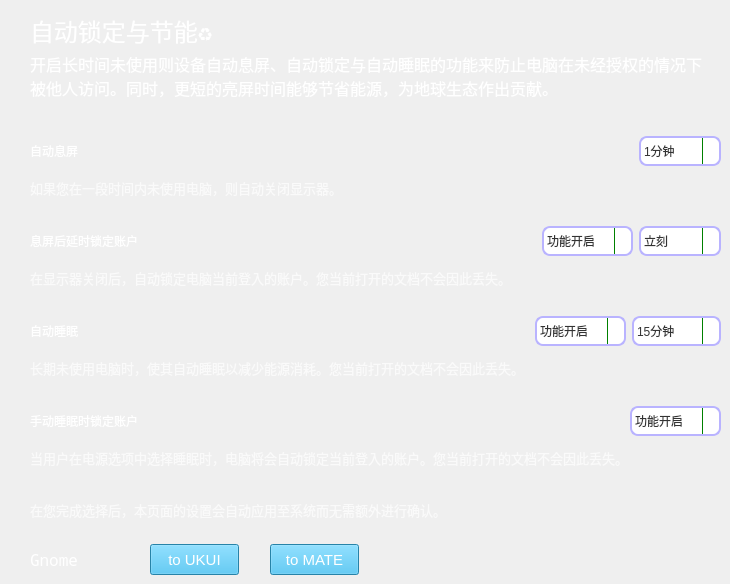
      <widget class="QWidget" name="util_greenify_stack_gnome">
       <widget class="QLabel" name="util_greenify_stack_gnome_prompt_header">
        <property name="geometry">
         <rect>
          <x>30</x>
          <y>10</y>
          <width>411</width>
          <height>41</height>
         </rect>
        </property>
        <property name="font">
         <font>
          <family>Noto Mono</family>
          <pointsize>18</pointsize>
          <weight>50</weight>
          <italic>false</italic>
          <bold>false</bold>
         </font>
        </property>
        <property name="styleSheet">
         <string notr="true">font: 18pt &quot;Noto Mono&quot;;
color: rgb(255, 255, 255);</string>
        </property>
        <property name="text">
         <string>自动锁定与节能♻️</string>
        </property>
       </widget>
       <widget class="QLabel" name="util_greenify_stack_gnome_prompt_subheader">
        <property name="geometry">
         <rect>
          <x>30</x>
          <y>50</y>
          <width>681</width>
          <height>51</height>
         </rect>
        </property>
        <property name="font">
         <font>
          <family>Noto Mono</family>
          <pointsize>12</pointsize>
          <weight>50</weight>
          <italic>false</italic>
          <bold>false</bold>
         </font>
        </property>
        <property name="styleSheet">
         <string notr="true">font: 12pt &quot;Noto Mono&quot;;
color: rgb(255, 255, 255);</string>
        </property>
        <property name="text">
         <string>开启长时间未使用则设备自动息屏、自动锁定与自动睡眠的功能来防止电脑在未经授权的情况下被他人访问。同时，更短的亮屏时间能够节省能源，为地球生态作出贡献。</string>
        </property>
        <property name="wordWrap">
         <bool>true</bool>
        </property>
       </widget>
       <widget class="QLabel" name="util_greenify_stack_gnome_prompt_temp">
        <property name="geometry">
         <rect>
          <x>30</x>
          <y>550</y>
          <width>101</width>
          <height>20</height>
         </rect>
        </property>
        <property name="font">
         <font>
          <family>Noto Mono</family>
          <pointsize>12</pointsize>
          <weight>50</weight>
          <italic>false</italic>
          <bold>false</bold>
         </font>
        </property>
        <property name="styleSheet">
         <string notr="true">font: 12pt &quot;Noto Mono&quot;;
color: rgb(255, 255, 255);</string>
        </property>
        <property name="text">
         <string>Gnome</string>
        </property>
        <property name="wordWrap">
         <bool>true</bool>
        </property>
       </widget>
       <widget class="QWidget" name="layoutWidget_2">
        <property name="geometry">
         <rect>
          <x>30</x>
          <y>220</y>
          <width>691</width>
          <height>70</height>
         </rect>
        </property>
        <layout class="QVBoxLayout" name="gnome_lock_afterblank_layout_with_tip" stretch="6,1">
         <item>
          <layout class="QHBoxLayout" name="gnome_lock_afterblank_layout">
           <item>
            <widget class="QLabel" name="gnome_lock_afterblank_prompt">
             <property name="minimumSize">
              <size>
               <width>0</width>
               <height>40</height>
              </size>
             </property>
             <property name="styleSheet">
              <string notr="true">font: 14pt &quot;Noto Mono&quot;;
color: rgb(255, 255, 255);</string>
             </property>
             <property name="text">
              <string>息屏后延时锁定账户</string>
             </property>
            </widget>
           </item>
           <item>
            <spacer name="gnome_lock_afterblank_pacer">
             <property name="orientation">
              <enum>Qt::Horizontal</enum>
             </property>
             <property name="sizeHint" stdset="0">
              <size>
               <width>40</width>
               <height>20</height>
              </size>
             </property>
            </spacer>
           </item>
           <item>
            <widget class="QComboBox" name="gnome_lock_afterblank_combo_enable">
             <property name="sizePolicy">
              <sizepolicy hsizetype="Preferred" vsizetype="Fixed">
               <horstretch>0</horstretch>
               <verstretch>0</verstretch>
              </sizepolicy>
             </property>
             <property name="minimumSize">
              <size>
               <width>0</width>
               <height>30</height>
              </size>
             </property>
             <property name="maximumSize">
              <size>
               <width>105</width>
               <height>16777215</height>
              </size>
             </property>
             <property name="styleSheet">
              <string notr="true">QComboBox {
    border: 2px solid rgb(185, 179, 255);
    border-radius: 8px;
    padding: 1px 18px 1px 3px;
		color: rgb(51, 51, 51);
}

QComboBox:editable {
    background: rgb(240, 250, 254);
}

QComboBox:!editable, QComboBox::drop-down:editable {
		background: white;
}

/* QComboBox gets the &quot;on&quot; state when the popup is open */
QComboBox:!editable:on, QComboBox::drop-down:editable:on {
    background: white;
		color: rgb(147, 123, 171);
		font-weight: bold;
		/* color: rgb(255, 255, 255); */
}

QComboBox:!enabled {
    background: white;
}

QComboBox:on { /* shift the text when the popup opens */
    padding-top: 3px;
    padding-left: 4px;
}

QComboBox::drop-down {
    subcontrol-origin: padding;
    subcontrol-position: top right;
    width: 16px;

    border-left-width: 1px;
    border-left-color: green;
    border-left-style: solid; /* just a single line */
    border-top-right-radius: 6px; /* same radius as the QComboBox */
    border-bottom-right-radius: 3px;
}

QComboBox::down-arrow:on { /* shift the arrow when popup is open */
    top: 1px;
    left: 1px;
}</string>
             </property>
             <item>
              <property name="text">
               <string>功能开启</string>
              </property>
             </item>
             <item>
              <property name="text">
               <string>功能禁用</string>
              </property>
             </item>
            </widget>
           </item>
           <item>
            <widget class="QComboBox" name="gnome_lock_afterblank_combo_setting">
             <property name="sizePolicy">
              <sizepolicy hsizetype="Preferred" vsizetype="Fixed">
               <horstretch>0</horstretch>
               <verstretch>0</verstretch>
              </sizepolicy>
             </property>
             <property name="minimumSize">
              <size>
               <width>0</width>
               <height>30</height>
              </size>
             </property>
             <property name="maximumSize">
              <size>
               <width>90</width>
               <height>16777215</height>
              </size>
             </property>
             <property name="styleSheet">
              <string notr="true">QComboBox {
    border: 2px solid rgb(185, 179, 255);
    border-radius: 8px;
    padding: 1px 18px 1px 3px;
		color: rgb(51, 51, 51);
}

QComboBox:editable {
    background: rgb(240, 250, 254);
}

QComboBox:!editable, QComboBox::drop-down:editable {
		background: white;
}

/* QComboBox gets the &quot;on&quot; state when the popup is open */
QComboBox:!editable:on, QComboBox::drop-down:editable:on {
    background: white;
		color: rgb(147, 123, 171);
		font-weight: bold;
		/* color: rgb(255, 255, 255); */
}

QComboBox:!enabled {
    background: white;
}

QComboBox:on { /* shift the text when the popup opens */
    padding-top: 3px;
    padding-left: 4px;
}

QComboBox::drop-down {
    subcontrol-origin: padding;
    subcontrol-position: top right;
    width: 16px;

    border-left-width: 1px;
    border-left-color: green;
    border-left-style: solid; /* just a single line */
    border-top-right-radius: 6px; /* same radius as the QComboBox */
    border-bottom-right-radius: 3px;
}

QComboBox::down-arrow:on { /* shift the arrow when popup is open */
    top: 1px;
    left: 1px;
}</string>
             </property>
             <item>
              <property name="text">
               <string>立刻</string>
              </property>
             </item>
             <item>
              <property name="text">
               <string>30秒</string>
              </property>
             </item>
             <item>
              <property name="text">
               <string>1分钟</string>
              </property>
             </item>
             <item>
              <property name="text">
               <string>2分钟</string>
              </property>
             </item>
             <item>
              <property name="text">
               <string>3分钟</string>
              </property>
             </item>
             <item>
              <property name="text">
               <string>5分钟</string>
              </property>
             </item>
             <item>
              <property name="text">
               <string>30分钟</string>
              </property>
             </item>
             <item>
              <property name="text">
               <string>1小时</string>
              </property>
             </item>
            </widget>
           </item>
          </layout>
         </item>
         <item>
          <widget class="QLabel" name="gnome_lock_afterblank_tip">
           <property name="maximumSize">
            <size>
             <width>16777215</width>
             <height>20</height>
            </size>
           </property>
           <property name="font">
            <font>
             <family>Noto Mono</family>
             <pointsize>10</pointsize>
             <weight>50</weight>
             <italic>false</italic>
             <bold>false</bold>
            </font>
           </property>
           <property name="styleSheet">
            <string notr="true">font: 10pt &quot;Noto Mono&quot;;
color: rgba(255, 255, 255, 180);</string>
           </property>
           <property name="text">
            <string>在显示器关闭后，自动锁定电脑当前登入的账户。您当前打开的文档不会因此丢失。</string>
           </property>
           <property name="wordWrap">
            <bool>true</bool>
           </property>
          </widget>
         </item>
        </layout>
       </widget>
       <widget class="QWidget" name="layoutWidget_3">
        <property name="geometry">
         <rect>
          <x>30</x>
          <y>310</y>
          <width>691</width>
          <height>70</height>
         </rect>
        </property>
        <layout class="QVBoxLayout" name="gnome_auto_suspend_layout_with_tip" stretch="6,1">
         <item>
          <layout class="QHBoxLayout" name="gnome_auto_suspend_layout">
           <item>
            <widget class="QLabel" name="gnome_auto_suspend_prompt">
             <property name="minimumSize">
              <size>
               <width>0</width>
               <height>40</height>
              </size>
             </property>
             <property name="styleSheet">
              <string notr="true">font: 14pt &quot;Noto Mono&quot;;
color: rgb(255, 255, 255);</string>
             </property>
             <property name="text">
              <string>自动睡眠</string>
             </property>
            </widget>
           </item>
           <item>
            <spacer name="gnome_auto_suspend_spacer">
             <property name="orientation">
              <enum>Qt::Horizontal</enum>
             </property>
             <property name="sizeHint" stdset="0">
              <size>
               <width>40</width>
               <height>20</height>
              </size>
             </property>
            </spacer>
           </item>
           <item>
            <widget class="QComboBox" name="gnome_auto_suspend_combo_enable">
             <property name="sizePolicy">
              <sizepolicy hsizetype="Preferred" vsizetype="Fixed">
               <horstretch>0</horstretch>
               <verstretch>0</verstretch>
              </sizepolicy>
             </property>
             <property name="minimumSize">
              <size>
               <width>0</width>
               <height>30</height>
              </size>
             </property>
             <property name="maximumSize">
              <size>
               <width>105</width>
               <height>16777215</height>
              </size>
             </property>
             <property name="styleSheet">
              <string notr="true">QComboBox {
    border: 2px solid rgb(185, 179, 255);
    border-radius: 8px;
    padding: 1px 18px 1px 3px;
		color: rgb(51, 51, 51);
}

QComboBox:editable {
    background: rgb(240, 250, 254);
}

QComboBox:!editable, QComboBox::drop-down:editable {
		background: white;
}

/* QComboBox gets the &quot;on&quot; state when the popup is open */
QComboBox:!editable:on, QComboBox::drop-down:editable:on {
    background: white;
		color: rgb(147, 123, 171);
		font-weight: bold;
		/* color: rgb(255, 255, 255); */
}

QComboBox:!enabled {
    background: white;
}

QComboBox:on { /* shift the text when the popup opens */
    padding-top: 3px;
    padding-left: 4px;
}

QComboBox::drop-down {
    subcontrol-origin: padding;
    subcontrol-position: top right;
    width: 16px;

    border-left-width: 1px;
    border-left-color: green;
    border-left-style: solid; /* just a single line */
    border-top-right-radius: 6px; /* same radius as the QComboBox */
    border-bottom-right-radius: 3px;
}

QComboBox::down-arrow:on { /* shift the arrow when popup is open */
    top: 1px;
    left: 1px;
}</string>
             </property>
             <item>
              <property name="text">
               <string>功能开启</string>
              </property>
             </item>
             <item>
              <property name="text">
               <string>功能禁用</string>
              </property>
             </item>
            </widget>
           </item>
           <item>
            <widget class="QComboBox" name="gnome_auto_suspend_combo_setting">
             <property name="sizePolicy">
              <sizepolicy hsizetype="Preferred" vsizetype="Fixed">
               <horstretch>0</horstretch>
               <verstretch>0</verstretch>
              </sizepolicy>
             </property>
             <property name="minimumSize">
              <size>
               <width>0</width>
               <height>30</height>
              </size>
             </property>
             <property name="maximumSize">
              <size>
               <width>90</width>
               <height>16777215</height>
              </size>
             </property>
             <property name="styleSheet">
              <string notr="true">QComboBox {
    border: 2px solid rgb(185, 179, 255);
    border-radius: 8px;
    padding: 1px 18px 1px 3px;
		color: rgb(51, 51, 51);
}

QComboBox:editable {
    background: rgb(240, 250, 254);
}

QComboBox:!editable, QComboBox::drop-down:editable {
		background: white;
}

/* QComboBox gets the &quot;on&quot; state when the popup is open */
QComboBox:!editable:on, QComboBox::drop-down:editable:on {
    background: white;
		color: rgb(147, 123, 171);
		font-weight: bold;
		/* color: rgb(255, 255, 255); */
}

QComboBox:!enabled {
    background: white;
}

QComboBox:on { /* shift the text when the popup opens */
    padding-top: 3px;
    padding-left: 4px;
}

QComboBox::drop-down {
    subcontrol-origin: padding;
    subcontrol-position: top right;
    width: 16px;

    border-left-width: 1px;
    border-left-color: green;
    border-left-style: solid; /* just a single line */
    border-top-right-radius: 6px; /* same radius as the QComboBox */
    border-bottom-right-radius: 3px;
}

QComboBox::down-arrow:on { /* shift the arrow when popup is open */
    top: 1px;
    left: 1px;
}</string>
             </property>
             <item>
              <property name="text">
               <string>15分钟</string>
              </property>
             </item>
             <item>
              <property name="text">
               <string>20分钟</string>
              </property>
             </item>
             <item>
              <property name="text">
               <string>25分钟</string>
              </property>
             </item>
             <item>
              <property name="text">
               <string>30分钟</string>
              </property>
             </item>
             <item>
              <property name="text">
               <string>45分钟</string>
              </property>
             </item>
             <item>
              <property name="text">
               <string>1小时</string>
              </property>
             </item>
             <item>
              <property name="text">
               <string>80分钟</string>
              </property>
             </item>
             <item>
              <property name="text">
               <string>90分钟</string>
              </property>
             </item>
             <item>
              <property name="text">
               <string>100分钟</string>
              </property>
             </item>
             <item>
              <property name="text">
               <string>2小时</string>
              </property>
             </item>
            </widget>
           </item>
          </layout>
         </item>
         <item>
          <widget class="QLabel" name="gnome_auto_suspend_tip">
           <property name="maximumSize">
            <size>
             <width>16777215</width>
             <height>20</height>
            </size>
           </property>
           <property name="font">
            <font>
             <family>Noto Mono</family>
             <pointsize>10</pointsize>
             <weight>50</weight>
             <italic>false</italic>
             <bold>false</bold>
            </font>
           </property>
           <property name="styleSheet">
            <string notr="true">font: 10pt &quot;Noto Mono&quot;;
color: rgba(255, 255, 255, 180);</string>
           </property>
           <property name="text">
            <string>长期未使用电脑时，使其自动睡眠以减少能源消耗。您当前打开的文档不会因此丢失。</string>
           </property>
           <property name="wordWrap">
            <bool>true</bool>
           </property>
          </widget>
         </item>
        </layout>
       </widget>
       <widget class="QPushButton" name="util_greenify_stack_gnome_prompt_go2_ukui_temp">
        <property name="geometry">
         <rect>
          <x>150</x>
          <y>544</y>
          <width>89</width>
          <height>31</height>
         </rect>
        </property>
        <property name="styleSheet">
         <string notr="true">QPushButton {
	font-size:11pt; color: rgb(255, 255, 255);
	background-color: rgb(54,183,235);
}</string>
        </property>
        <property name="text">
         <string>to UKUI</string>
        </property>
       </widget>
       <widget class="QWidget" name="layoutWidget">
        <property name="geometry">
         <rect>
          <x>30</x>
          <y>130</y>
          <width>691</width>
          <height>70</height>
         </rect>
        </property>
        <layout class="QVBoxLayout" name="gnome_autoblank_layout_with_tip" stretch="6,1">
         <item>
          <layout class="QHBoxLayout" name="gnome_autoblank_layout">
           <item>
            <widget class="QLabel" name="gnome_autoblank_prompt">
             <property name="minimumSize">
              <size>
               <width>0</width>
               <height>40</height>
              </size>
             </property>
             <property name="styleSheet">
              <string notr="true">font: 14pt &quot;Noto Mono&quot;;
color: rgb(255, 255, 255);</string>
             </property>
             <property name="text">
              <string>自动息屏</string>
             </property>
            </widget>
           </item>
           <item>
            <spacer name="gnome_autoblank_spacer">
             <property name="orientation">
              <enum>Qt::Horizontal</enum>
             </property>
             <property name="sizeHint" stdset="0">
              <size>
               <width>40</width>
               <height>20</height>
              </size>
             </property>
            </spacer>
           </item>
           <item>
            <widget class="QComboBox" name="gnome_autoblank_combobox_setting">
             <property name="sizePolicy">
              <sizepolicy hsizetype="Preferred" vsizetype="Fixed">
               <horstretch>0</horstretch>
               <verstretch>0</verstretch>
              </sizepolicy>
             </property>
             <property name="minimumSize">
              <size>
               <width>0</width>
               <height>30</height>
              </size>
             </property>
             <property name="maximumSize">
              <size>
               <width>90</width>
               <height>16777215</height>
              </size>
             </property>
             <property name="styleSheet">
              <string notr="true">QComboBox {
    border: 2px solid rgb(185, 179, 255);
    border-radius: 8px;
    padding: 1px 18px 1px 3px;
		color: rgb(51, 51, 51);
}

QComboBox:editable {
    background: rgb(240, 250, 254);
}

QComboBox:!editable, QComboBox::drop-down:editable {
		background: white;
}

/* QComboBox gets the &quot;on&quot; state when the popup is open */
QComboBox:!editable:on, QComboBox::drop-down:editable:on {
    background: white;
		color: rgb(147, 123, 171);
		font-weight: bold;
		/* color: rgb(255, 255, 255); */
}

QComboBox:!enabled {
    background: white;
}

QComboBox:on { /* shift the text when the popup opens */
    padding-top: 3px;
    padding-left: 4px;
}

QComboBox::drop-down {
    subcontrol-origin: padding;
    subcontrol-position: top right;
    width: 16px;

    border-left-width: 1px;
    border-left-color: green;
    border-left-style: solid; /* just a single line */
    border-top-right-radius: 6px; /* same radius as the QComboBox */
    border-bottom-right-radius: 3px;
}

QComboBox::down-arrow:on { /* shift the arrow when popup is open */
    top: 1px;
    left: 1px;
}</string>
             </property>
             <item>
              <property name="text">
               <string>1分钟</string>
              </property>
             </item>
             <item>
              <property name="text">
               <string>2分钟</string>
              </property>
             </item>
             <item>
              <property name="text">
               <string>3分钟</string>
              </property>
             </item>
             <item>
              <property name="text">
               <string>4分钟</string>
              </property>
             </item>
             <item>
              <property name="text">
               <string>5分钟</string>
              </property>
             </item>
             <item>
              <property name="text">
               <string>8分钟</string>
              </property>
             </item>
             <item>
              <property name="text">
               <string>10分钟</string>
              </property>
             </item>
             <item>
              <property name="text">
               <string>12分钟</string>
              </property>
             </item>
             <item>
              <property name="text">
               <string>15分钟</string>
              </property>
             </item>
             <item>
              <property name="text">
               <string>从不</string>
              </property>
             </item>
            </widget>
           </item>
          </layout>
         </item>
         <item>
          <widget class="QLabel" name="gnome_autoblank_tip">
           <property name="maximumSize">
            <size>
             <width>16777215</width>
             <height>20</height>
            </size>
           </property>
           <property name="font">
            <font>
             <family>Noto Mono</family>
             <pointsize>10</pointsize>
             <weight>50</weight>
             <italic>false</italic>
             <bold>false</bold>
            </font>
           </property>
           <property name="styleSheet">
            <string notr="true">font: 10pt &quot;Noto Mono&quot;;
color: rgba(255, 255, 255, 180);</string>
           </property>
           <property name="text">
            <string>如果您在一段时间内未使用电脑，则自动关闭显示器。</string>
           </property>
           <property name="wordWrap">
            <bool>true</bool>
           </property>
          </widget>
         </item>
        </layout>
       </widget>
       <widget class="QWidget" name="layoutWidget_4">
        <property name="geometry">
         <rect>
          <x>30</x>
          <y>400</y>
          <width>691</width>
          <height>70</height>
         </rect>
        </property>
        <layout class="QVBoxLayout" name="gnome_autolock_on_suspend_layout_with_tip" stretch="6,1">
         <item>
          <layout class="QHBoxLayout" name="gnome_autolock_on_suspend_layout">
           <item>
            <widget class="QLabel" name="gnome_autolock_on_suspend_prompt">
             <property name="minimumSize">
              <size>
               <width>0</width>
               <height>40</height>
              </size>
             </property>
             <property name="styleSheet">
              <string notr="true">font: 14pt &quot;Noto Mono&quot;;
color: rgb(255, 255, 255);</string>
             </property>
             <property name="text">
              <string>手动睡眠时锁定账户</string>
             </property>
            </widget>
           </item>
           <item>
            <spacer name="gnome_autolock_on_suspend_spacer">
             <property name="orientation">
              <enum>Qt::Horizontal</enum>
             </property>
             <property name="sizeHint" stdset="0">
              <size>
               <width>40</width>
               <height>20</height>
              </size>
             </property>
            </spacer>
           </item>
           <item>
            <widget class="QComboBox" name="gnome_autolock_on_suspend_combo_enable">
             <property name="sizePolicy">
              <sizepolicy hsizetype="Preferred" vsizetype="Fixed">
               <horstretch>0</horstretch>
               <verstretch>0</verstretch>
              </sizepolicy>
             </property>
             <property name="minimumSize">
              <size>
               <width>0</width>
               <height>30</height>
              </size>
             </property>
             <property name="maximumSize">
              <size>
               <width>105</width>
               <height>16777215</height>
              </size>
             </property>
             <property name="styleSheet">
              <string notr="true">QComboBox {
    border: 2px solid rgb(185, 179, 255);
    border-radius: 8px;
    padding: 1px 18px 1px 3px;
		color: rgb(51, 51, 51);
}

QComboBox:editable {
    background: rgb(240, 250, 254);
}

QComboBox:!editable, QComboBox::drop-down:editable {
		background: white;
}

/* QComboBox gets the &quot;on&quot; state when the popup is open */
QComboBox:!editable:on, QComboBox::drop-down:editable:on {
    background: white;
		color: rgb(147, 123, 171);
		font-weight: bold;
		/* color: rgb(255, 255, 255); */
}

QComboBox:!enabled {
    background: white;
}

QComboBox:on { /* shift the text when the popup opens */
    padding-top: 3px;
    padding-left: 4px;
}

QComboBox::drop-down {
    subcontrol-origin: padding;
    subcontrol-position: top right;
    width: 16px;

    border-left-width: 1px;
    border-left-color: green;
    border-left-style: solid; /* just a single line */
    border-top-right-radius: 6px; /* same radius as the QComboBox */
    border-bottom-right-radius: 3px;
}

QComboBox::down-arrow:on { /* shift the arrow when popup is open */
    top: 1px;
    left: 1px;
}</string>
             </property>
             <item>
              <property name="text">
               <string>功能开启</string>
              </property>
             </item>
             <item>
              <property name="text">
               <string>功能禁用</string>
              </property>
             </item>
            </widget>
           </item>
          </layout>
         </item>
         <item>
          <widget class="QLabel" name="gnome_autolock_on_suspend_tip">
           <property name="maximumSize">
            <size>
             <width>16777215</width>
             <height>20</height>
            </size>
           </property>
           <property name="font">
            <font>
             <family>Noto Mono</family>
             <pointsize>10</pointsize>
             <weight>50</weight>
             <italic>false</italic>
             <bold>false</bold>
            </font>
           </property>
           <property name="styleSheet">
            <string notr="true">font: 10pt &quot;Noto Mono&quot;;
color: rgba(255, 255, 255, 180);</string>
           </property>
           <property name="text">
            <string>当用户在电源选项中选择睡眠时，电脑将会自动锁定当前登入的账户。您当前打开的文档不会因此丢失。</string>
           </property>
           <property name="wordWrap">
            <bool>true</bool>
           </property>
          </widget>
         </item>
        </layout>
       </widget>
       <widget class="QPushButton" name="util_greenify_stack_gnome_prompt_go2_mate_temp">
        <property name="geometry">
         <rect>
          <x>270</x>
          <y>544</y>
          <width>89</width>
          <height>31</height>
         </rect>
        </property>
        <property name="styleSheet">
         <string notr="true">QPushButton {
	font-size:11pt; color: rgb(255, 255, 255);
	background-color: rgb(54,183,235);
}</string>
        </property>
        <property name="text">
         <string>to MATE</string>
        </property>
       </widget>
       <widget class="QLabel" name="util_greenify_stack_gnome_apply_confirm">
        <property name="geometry">
         <rect>
          <x>30</x>
          <y>500</y>
          <width>689</width>
          <height>20</height>
         </rect>
        </property>
        <property name="maximumSize">
         <size>
          <width>16777215</width>
          <height>20</height>
         </size>
        </property>
        <property name="font">
         <font>
          <family>Noto Mono</family>
          <pointsize>10</pointsize>
          <weight>50</weight>
          <italic>false</italic>
          <bold>false</bold>
         </font>
        </property>
        <property name="styleSheet">
         <string notr="true">font: 10pt &quot;Noto Mono&quot;;
color: rgba(255, 255, 255, 180);</string>
        </property>
        <property name="text">
         <string>在您完成选择后，本页面的设置会自动应用至系统而无需额外进行确认。</string>
        </property>
        <property name="wordWrap">
         <bool>true</bool>
        </property>
       </widget>
      </widget>
